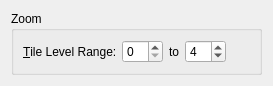
<?xml version="1.0" encoding="UTF-8"?>
<ui version="4.0">
 <class>TileLevelRangeWidget</class>
 <widget class="QWidget" name="TileLevelRangeWidget">
  <property name="geometry">
   <rect>
    <x>0</x>
    <y>0</y>
    <width>273</width>
    <height>76</height>
   </rect>
  </property>
  <layout class="QVBoxLayout" name="verticalLayout">
   <item>
    <widget class="QGroupBox" name="groupBox_2">
     <property name="title">
      <string>Zoom</string>
     </property>
     <layout class="QVBoxLayout" name="verticalLayout_2">
      <item>
       <layout class="QHBoxLayout" name="horizontalLayout_6">
        <item>
         <widget class="QLabel" name="tileLevelLabel">
          <property name="text">
           <string>&amp;Tile Level Range:</string>
          </property>
          <property name="buddy">
           <cstring>topSpinBox</cstring>
          </property>
         </widget>
        </item>
        <item>
         <widget class="QSpinBox" name="topSpinBox">
          <property name="toolTip">
           <string>Minimum Tile Level</string>
          </property>
          <property name="minimum">
           <number>0</number>
          </property>
          <property name="maximum">
           <number>20</number>
          </property>
          <property name="value">
           <number>0</number>
          </property>
         </widget>
        </item>
        <item>
         <widget class="QLabel" name="toLabel">
          <property name="text">
           <string>to</string>
          </property>
         </widget>
        </item>
        <item>
         <widget class="QSpinBox" name="bottomSpinBox">
          <property name="toolTip">
           <string>Maximum Tile Level</string>
          </property>
          <property name="minimum">
           <number>0</number>
          </property>
          <property name="maximum">
           <number>20</number>
          </property>
          <property name="value">
           <number>4</number>
          </property>
         </widget>
        </item>
        <item>
         <spacer name="horizontalSpacer_8">
          <property name="orientation">
           <enum>Qt::Horizontal</enum>
          </property>
          <property name="sizeHint" stdset="0">
           <size>
            <width>40</width>
            <height>20</height>
           </size>
          </property>
         </spacer>
        </item>
       </layout>
      </item>
     </layout>
    </widget>
   </item>
  </layout>
 </widget>
 <resources/>
 <connections/>
</ui>
